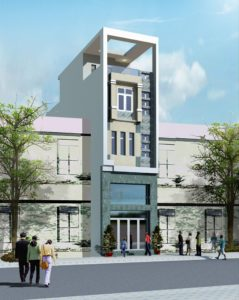
#> input picture img1.jpg, 239 x 300 px, found by its file name
$ python 'Câu5.py'
#> lines starting #> are read from the running program, lines starting #| are printed output that depends on the picture
from PIL import Image, ImageFilter
from scipy.ndimage import rotate, gaussian_filter, map_coordinates
import numpy as np

def load_image():
    print("Chọn ảnh:")
    print("1. img1.jpg")
    print("2. img2.jpg")
    print("3. img3.jpg")
    choice = input("Nhập số (1-3): ")
#> the answer given: 1
    path = f"img{choice}.jpg"
    return Image.open(path).convert("RGB")
#> returned value is the input picture: PIL image 239x300 RGB; mean R, G, B 144.3, 161.2, 163.9
#> the answer given: 1

def translate(img):
    dx = int(input("Nhập số pixel dịch theo trục X: "))
#> the answer given: 3
    dy = int(input("Nhập số pixel dịch theo trục Y: "))
#> the answer given: 3
    arr = np.array(img)
    result = np.zeros_like(arr)
    h, w = arr.shape[:2]
#> h = 300; w = 239
    result[dy:h, dx:w] = arr[0:h-dy, 0:w-dx]
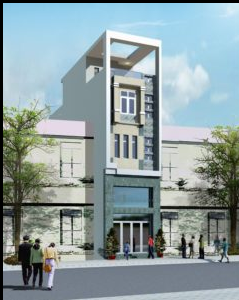
#> result: shape (300, 239, 3); mean R, G, B 140.9, 157.5, 160.1
    return Image.fromarray(result)

def rotate_image(img):
    angle = float(input("Nhập góc xoay (độ): "))
    reshape = input("Cho reshape? (y/n): ").lower() == 'y'
    arr = np.array(img)
    rotated = rotate(arr, angle=angle, reshape=reshape, mode='reflect')
    return Image.fromarray(rotated.astype(np.uint8))

def zoom_image(img):
    factor = float(input("Nhập hệ số zoom (ví dụ: 2 để phóng to, 0.5 để thu nhỏ): "))
    new_size = (int(img.width * factor), int(img.height * factor))
    return img.resize(new_size, Image.LANCZOS)

def gaussian_blur(img):
    sigma = float(input("Nhập giá trị sigma cho Gaussian blur: "))
    arr = np.array(img)
    blurred = gaussian_filter(arr, sigma=(sigma, sigma, 0))
    return Image.fromarray(blurred.astype(np.uint8))

def wave_effect(img):
    amplitude = float(input("Nhập biên độ sóng: "))
    arr = np.array(img)
    h, w = arr.shape[:2]
    x, y = np.meshgrid(np.arange(w), np.arange(h))
    x_wave = x + amplitude * np.sin(2 * np.pi * y / 100)
    coords = np.array([y, x_wave])
    warped = np.zeros_like(arr)
    for i in range(3):
        warped[..., i] = map_coordinates(arr[..., i], coords, order=1, mode='reflect')
    return Image.fromarray(warped)

def main():
    img = load_image()
    print("\nChọn phép biến đổi:")
    print("1. Tịnh tiến")
    print("2. Xoay")
    print("3. Phóng to / Thu nhỏ")
    print("4. Làm mờ Gaussian")
    print("5. Biến đổi sóng")

    choice = input("Nhập số (1-5): ")

    if choice == '1':
        result = translate(img)
    elif choice == '2':
        result = rotate_image(img)
    elif choice == '3':
        result = zoom_image(img)
    elif choice == '4':
        result = gaussian_blur(img)
    elif choice == '5':
        result = wave_effect(img)
    else:
        print("Lựa chọn không hợp lệ.")
        return

    result.save("result.jpg")
    print("✅ Ảnh đã được lưu thành result.jpg")

if __name__ == "__main__":
    main()
